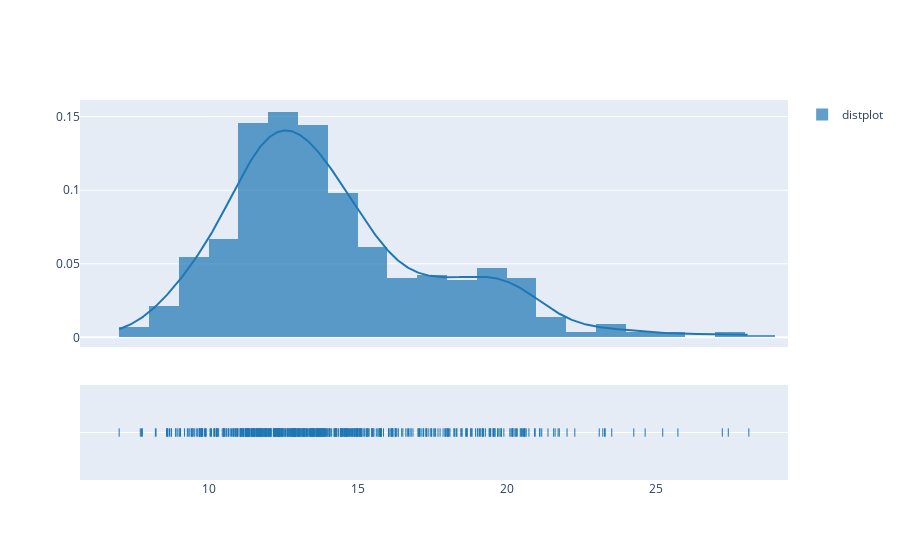

Notebook cell for this chart:
### Markdown cell above
## Distribution plot

### Code cell
import plotly.figure_factory as ff


hist_data = [df['radius_mean']]
group_labels = ['distplot'] # name of the dataset

fig = ff.create_distplot(hist_data, group_labels)
fig.show()

### Figure 1 — Plotly figure (JSON) as saved in the notebook; plotly's stock layout.template omitted (floating-point values rounded to 4 significant figures; data arrays with more than 128 entries replaced by an {"elided": "..."} marker saying what was removed)
{"data": [{"autobinx": false, "histnorm": "probability density", "legendgroup": "distplot", "marker": {"color": "rgb(31, 119, 180)"}, "name": "distplot", "opacity": 0.7, "type": "histogram", "x": {"elided": "569 float values"}, "xaxis": "x", "xbins": {"end": 28.11, "size": 1, "start": 6.981}, "yaxis": "y"}, {"legendgroup": "distplot", "marker": {"color": "rgb(31, 119, 180)"}, "mode": "lines", "name": "distplot", "showlegend": false, "type": "scatter", "x": {"elided": "500 float values"}, "xaxis": "x", "y": {"elided": "500 float values"}, "yaxis": "y"}, {"legendgroup": "distplot", "marker": {"color": "rgb(31, 119, 180)", "symbol": "line-ns-open"}, "mode": "markers", "name": "distplot", "showlegend": false, "type": "scatter", "x": {"elided": "569 float values"}, "xaxis": "x", "y": {"elided": "569 str values"}, "yaxis": "y2"}], "layout": {"barmode": "overlay", "hovermode": "closest", "legend": {"traceorder": "reversed"}, "xaxis": {"anchor": "y2", "domain": [0, 1], "zeroline": false}, "yaxis": {"anchor": "free", "domain": [0.35, 1], "position": 0}, "yaxis2": {"anchor": "x", "domain": [0, 0.25], "dtick": 1, "showticklabels": false}}}
